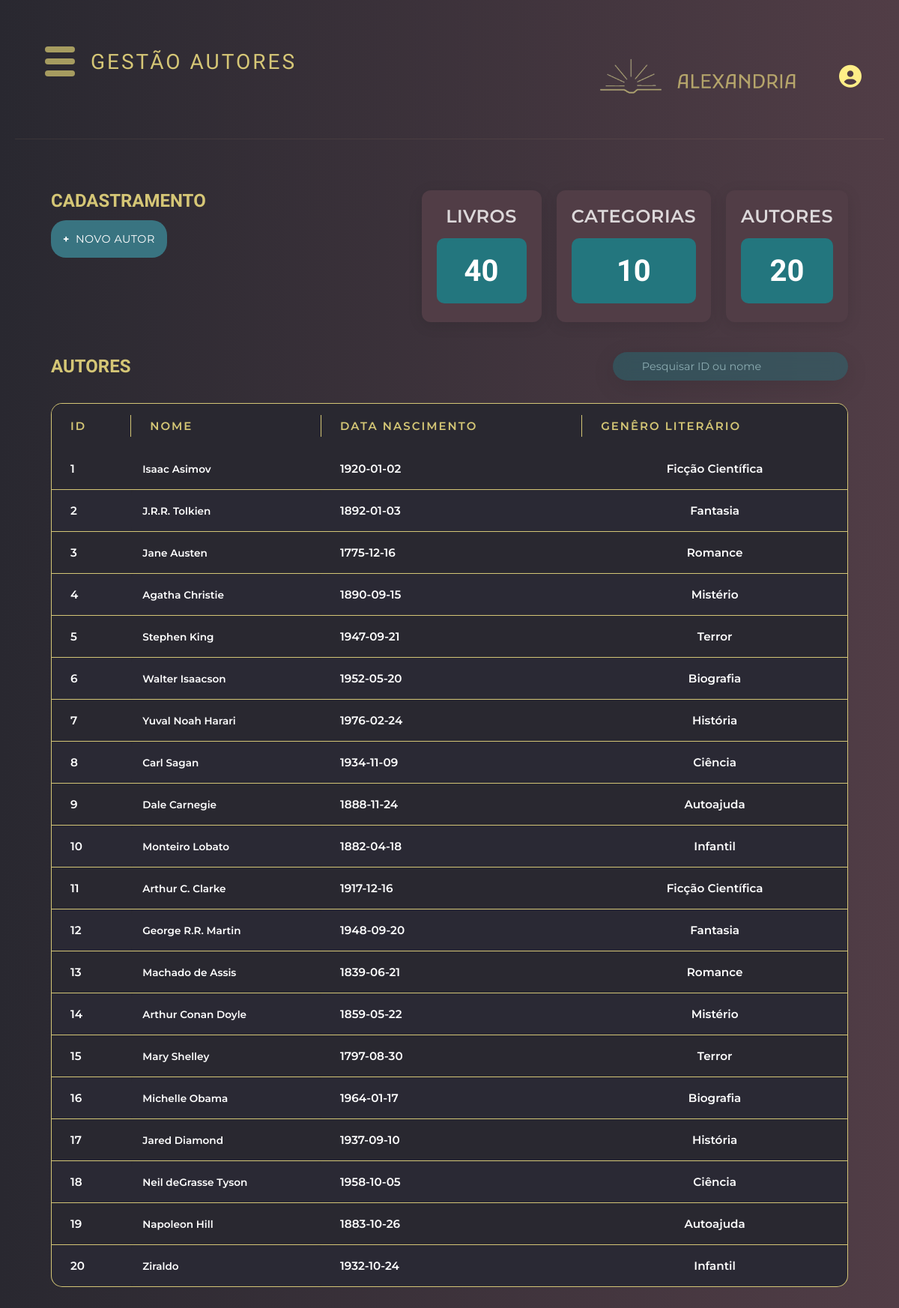
Page /template/gestao/autor-gestao.php (signed in) on the committed database.
### tables this page shows
CREATE TABLE AUTOR ( 
 pk_aut INT PRIMARY KEY auto_increment,
 aut_nome VARCHAR(100) not null,
 aut_dataNascimento DATE,
 aut_dataCriacao TIMESTAMP DEFAULT CURRENT_TIMESTAMP,
 fk_cat INT,
 FOREIGN KEY (fk_cat) REFERENCES categoria(pk_cat) on update cascade
);

CREATE TABLE CATEGORIA ( 
 pk_cat INT PRIMARY KEY auto_increment, 
 cat_nome VARCHAR(100) not null,
 cat_dataCriacao TIMESTAMP DEFAULT CURRENT_TIMESTAMP
);

### geral.php (called while the page is built, shortened)
<?php
function conectaBd() {
    $conexao = conectarBanco();
    return $conexao;
}
function listar($tabela) {
    $conexao = conectaBd();
    $stmt = $conexao->prepare("SELECT * FROM $tabela");
    $stmt->execute();
    $variavel = $stmt->fetchAll();
    return $variavel;
}
function selecionarPorId($tabela, $id, $chavePrimaria) {
    $conexao = conectaBd();
    $stmt = $conexao-> prepare("SELECT * FROM $tabela WHERE $chavePrimaria = :id");
    $stmt-> bindParam(":id", $id, PDO::PARAM_INT);
    $stmt-> execute();
    $variavel = $stmt-> fetch(PDO::FETCH_ASSOC);
    return $variavel;
}
?>

### template/gestao/tabelas.php (the view, shortened to what this page needs)
<?php
require_once "../../geral.php";
$tabela = $_GET['tabela'] ?? $_SESSION['tabela'] ?? '';
$termoBusca = $_GET['termo'] ?? '';
$mensagem = !empty($termoBusca)
    ? "Não foi possível encontrar $tabela para a pesquisa \"" . htmlspecialchars($termoBusca) . "\""
    : "Não foi possível encontrar $tabela";
switch($tabela) {
    case 'autor':
        $dados = !empty($termoBusca)
            ? retornoPesquisa($termoBusca, $tabela, 'pk_aut', 'aut_nome', '')
            : listar('autor');
        break;
}
?>
<?php if($tabela === 'membro'): ?>
<table>
    <thead>
        <tr>
            <th>ID</th>
            <th>Nome</th>
            <th>CPF</th>
            <th>Telefone</th>
            <th>E-mail</th>
            <th>Status</th>
            <th>Ação</th>
        </tr>
    </thead>
    <tbody id="tabela-body">
        <?php
        if (!empty($dados)):
            foreach ($dados as $dado):
        ?>
            <tr>
                <td><?= htmlspecialchars($dado["pk_mem"]) ?></td>
                <td><?= htmlspecialchars($dado["mem_nome"]) ?></td>
                <td><?= htmlspecialchars($dado["mem_cpf"]) ?></td>
                <td><?= htmlspecialchars($dado["mem_telefone"]) ?></td>
                <td><?= htmlspecialchars($dado["mem_email"]) ?></td>
                <td><?= htmlspecialchars($dado["mem_status"]) ?></td>
                <td>
                    <button style="background: none; border: none; padding: 0; cursor: pointer;"
                            onclick="confirmarExclusao('membro-gestao.php', 'excluir_membro', <?= $dado['pk_mem'] ?>, 'Tem certeza que deseja excluir este membro?')">
                        <i class='fas fa-trash-alt' style="font-size: 20px; color: #a69c60; margin-right: 7px;"></i>
                    </button>
                    <button onclick="location.href='?id=<?= $dado['pk_mem'] ?>#editarMembro'"
                            style="background: none; border: none; padding: 0; cursor: pointer;">
                        <i class="fas fa-pencil-alt" style="font-size: 20px; color: #a69c60; margin-right: 7px;"></i>
                    </button>
                    <a href="../../historicoPdf.php?id_mem=<?= $dado['pk_mem'] ?>" target="_blank"
                       style="text-decoration: none; cursor: pointer;">
                        <i class="fas fa-file-pdf" title="Gerar Relatório em PDF" style="font-size: 20px; color: #a69c60;"></i>
                    </a>
                </td>
            </tr>
        <?php
            endforeach;
        else:
            echo "<tr><td colspan='8' class='text-center'><i class='fas fa-search'></i> $mensagem</td></tr>";
        endif;
        ?>
    </tbody>
</table>
<?php elseif($tabela === 'autor'): ?>
<table>
    <thead>
        <tr>
            <th>ID</th>
            <th>Nome</th>
            <th>Data Nascimento</th>
            <th>Genêro Literário</th>
        </tr>
    </thead>
    <tbody id="tabela-body">
        <?php
            if(!empty($dados)):
                foreach ($dados as $dado):
                    $categoria = selecionarPorId('categoria', $dado['fk_cat'], 'pk_cat');
        ?>
                    <tr>
                        <td><?= htmlspecialchars($dado["pk_aut"]) ?></td>
                        <td><?= htmlspecialchars($dado["aut_nome"]) ?></td>
                        <td><?= htmlspecialchars($dado["aut_dataNascimento"]) ?></td>
                        <td><?= htmlspecialchars($categoria["cat_nome"]) ?></td>
                    </tr>
        <?php
                endforeach;
            else: echo "<tr><td colspan='8' class='text-center'><i class='fas fa-search'></i>$mensagem</td></tr>";
            endif;
        ?>
    </tbody>
</table>
<?php endif; ?>

### static/css/header.css (style rules this page uses)
:root { --cor-primaria: rgb(41, 40, 48); --cor-secundaria: rgb(81, 61, 70); --cor-titulo-1: #FFEE87CC; --cor-titulo-2: #C4E9EC99; --cor-titulo-2-contraste: #23767E; --cor-titulo-2-contraste-60: #23767E99; --cor-texto: #FFF; }
* { margin: 0; padding: 0; box-sizing: border-box; }
body { background: linear-gradient(to right, var(--cor-primaria), var(--cor-secundaria)); min-height: 100vh; font-family: 'Montserrat', sans-serif; color: var(--cor-titulo-1); overflow-x: hidden; }
body { background-color: #121212; font-family: Arial, sans-serif; color: white; }
body { background-color: #1a1a1a; font-family: Arial, sans-serif; }

### static/css/geral.css (style rules this page uses)
:root { --cor-primaria: rgb(41, 40, 48); --cor-secundaria: rgb(81, 61, 70); --cor-titulo-1: #FFEE87CC; --cor-titulo-2: #C4E9EC99; --cor-titulo-2-contraste: #23767E; --cor-titulo-2-contraste-60: #23767E99; --cor-titulo-2-contraste-40: #23767e6b; --cor-texto: #FFF; }
* { margin: 0; padding: 0; box-sizing: border-box; text-decoration: none; }
table { width: 100%; border-collapse: collapse; font-family: 'Montserrat', sans-serif; }
th { position:sticky; background: var(--cor-primaria); color: var(--cor-titulo-1); padding: 20px 25px; text-align: left; font-weight: 600; text-transform: uppercase; letter-spacing: 2px; font-size: 15px; position: relative; }
th:not(:last-child)::after { content: ''; position: absolute; right: 0; top: 25%; height: 50%; width: 1px; background: var(--cor-titulo-1); }
td { padding: 18px 25px; border-bottom: 1px solid var(--cor-titulo-1); font-size: 0.95rem; color:white; vertical-align: middle; transition: all 0.3s ease; }
tr:last-child td { border-bottom: none; }
td:first-child { font-weight: 600; color: white; }
td:nth-child(2) { font-family: 'Montserrat', sans-serif; font-weight: 600; border-radius: 6px; font-size: 0.85rem; color: white; padding: 12px 15px; }
td:nth-child(3) { text-transform: capitalize; font-weight: 600; }
td:nth-child(4), td:nth-child(5) { text-align: center; font-weight: 600; color: white; }
td:last-child { text-align: center; }
tbody tr:nth-child(even) { background-color: rgba(102, 126, 234, 0.02); }

### static/css/dashboard.css (style rules this page uses)
:root { --cor-primaria: rgb(41, 40, 48); --cor-secundaria: rgb(81, 61, 70); --cor-titulo-1: #FFEE87CC; --cor-titulo-2: #C4E9EC99; --cor-titulo-2-contraste: #23767E; --cor-titulo-2-contraste-60: #23767E99; --cor-texto: #FFF; }
* { margin: 0; padding: 0; box-sizing: border-box; }
body { font-family: 'Segoe UI', Tahoma, Geneva, Verdana, sans-serif; background: linear-gradient(to right, rgb(41, 40, 48), rgb(81, 61, 70)); min-height: 100vh; padding: 20px; }

### rows in the picture
autor: pk_aut "1", aut_nome "Isaac Asimov", aut_dataNascimento "1920-01-02", fk_cat.cat_nome "Ficção Científica"
autor: pk_aut "2", aut_nome "J.R.R. Tolkien", aut_dataNascimento "1892-01-03", fk_cat.cat_nome "Fantasia"
autor: pk_aut "3", aut_nome "Jane Austen", aut_dataNascimento "1775-12-16", fk_cat.cat_nome "Romance"
autor: pk_aut "4", aut_nome "Agatha Christie", aut_dataNascimento "1890-09-15", fk_cat.cat_nome "Mistério"
autor: pk_aut "5", aut_nome "Stephen King", aut_dataNascimento "1947-09-21", fk_cat.cat_nome "Terror"
autor: pk_aut "6", aut_nome "Walter Isaacson", aut_dataNascimento "1952-05-20", fk_cat.cat_nome "Biografia"
autor: pk_aut "7", aut_nome "Yuval Noah Harari", aut_dataNascimento "1976-02-24", fk_cat.cat_nome "História"
autor: pk_aut "8", aut_nome "Carl Sagan", aut_dataNascimento "1934-11-09", fk_cat.cat_nome "Ciência"
autor: pk_aut "9", aut_nome "Dale Carnegie", aut_dataNascimento "1888-11-24", fk_cat.cat_nome "Autoajuda"
autor: pk_aut "10", aut_nome "Monteiro Lobato", aut_dataNascimento "1882-04-18", fk_cat.cat_nome "Infantil"
autor: pk_aut "11", aut_nome "Arthur C. Clarke", aut_dataNascimento "1917-12-16", fk_cat.cat_nome "Ficção Científica"
autor: pk_aut "12", aut_nome "George R.R. Martin", aut_dataNascimento "1948-09-20", fk_cat.cat_nome "Fantasia"
autor: pk_aut "13", aut_nome "Machado de Assis", aut_dataNascimento "1839-06-21", fk_cat.cat_nome "Romance"
autor: pk_aut "14", aut_nome "Arthur Conan Doyle", aut_dataNascimento "1859-05-22", fk_cat.cat_nome "Mistério"
autor: pk_aut "15", aut_nome "Mary Shelley", aut_dataNascimento "1797-08-30", fk_cat.cat_nome "Terror"
autor: pk_aut "16", aut_nome "Michelle Obama", aut_dataNascimento "1964-01-17", fk_cat.cat_nome "Biografia"
autor: pk_aut "17", aut_nome "Jared Diamond", aut_dataNascimento "1937-09-10", fk_cat.cat_nome "História"
autor: pk_aut "18", aut_nome "Neil deGrasse Tyson", aut_dataNascimento "1958-10-05", fk_cat.cat_nome "Ciência"
autor: pk_aut "19", aut_nome "Napoleon Hill", aut_dataNascimento "1883-10-26", fk_cat.cat_nome "Autoajuda"
autor: pk_aut "20", aut_nome "Ziraldo", aut_dataNascimento "1932-10-24", fk_cat.cat_nome "Infantil"

### other values in the picture
$tituloH1 "GESTÃO AUTORES"
$qtdLivros['total'] "40"
$qtdCategorias['total'] "10"
$qtdAutores['total'] "20"
